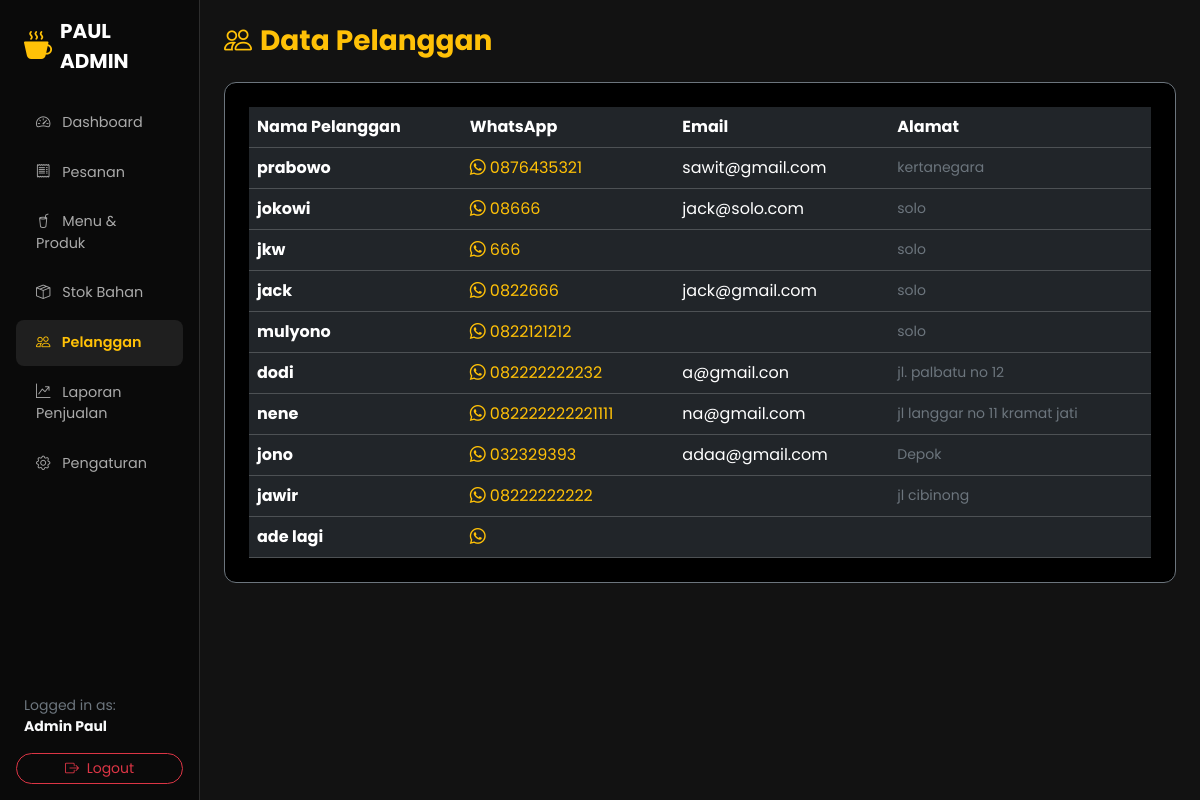
The app's page /admin/index.php?page=pelanggan (signed in) with its own data.
### tables this page shows
CREATE TABLE `pelanggan` (
  `id` int(11) NOT NULL,
  `nama` varchar(100) NOT NULL,
  `whatsapp` varchar(20) NOT NULL,
  `email` varchar(100) DEFAULT NULL,
  `alamat` text DEFAULT NULL,
  `created_at` timestamp NOT NULL DEFAULT current_timestamp()
);

### admin/admin_modules/pelanggan.php (the view)
<?php
$pelanggan = (isset($conn) && $conn) ? mysqli_query($conn, "SELECT * FROM pelanggan ORDER BY id DESC") : false;
?>
<h3 class="fw-bold text-warning mb-4"><i class="bi bi-people me-2"></i>Data Pelanggan</h3>
<div class="card card-custom p-4 bg-black text-light border-secondary">
    <div class="table-responsive">
        <table class="table table-dark align-middle mb-0">
            <thead>
                <tr>
                    <th>Nama Pelanggan</th>
                    <th>WhatsApp</th>
                    <th>Email</th>
                    <th>Alamat</th>
                </tr>
            </thead>
            <tbody>
                <?php if ($pelanggan && mysqli_num_rows($pelanggan) > 0): ?>
                    <?php while ($c = mysqli_fetch_assoc($pelanggan)): ?>
                    <tr>
                        <td class="fw-bold"><?= htmlspecialchars($c['nama']); ?></td>
                        <td>
                            <a href="https://wa.me/<?= preg_replace('/[^0-9]/', '', $c['whatsapp']); ?>" target="_blank" class="text-warning text-decoration-none">
                                <i class="bi bi-whatsapp me-1"></i><?= htmlspecialchars($c['whatsapp']); ?>
                            </a>
                        </td>
                        <td><?= htmlspecialchars($c['email'] ?? '-'); ?></td>
                        <td class="small text-secondary"><?= htmlspecialchars($c['alamat'] ?? '-'); ?></td>
                    </tr>
                    <?php endwhile; ?>
                <?php else: ?>
                    <tr>
                        <td colspan="4" class="text-center text-secondary py-3">Belum ada data pelanggan tersimpan.</td>
                    </tr>
                <?php endif; ?>
            </tbody>
        </table>
    </div>
</div>

### admin/index.php (style rules this page uses)
body { font-family: 'Poppins', sans-serif; background-color: #121212; color: #f8f9fa; }
.card-custom { background-color: #1a1a1a; border: 1px solid #2d2d2d; border-radius: 12px; }

### records on screen
pelanggan: nama "prabowo", whatsapp "0876435321", email "sawit@gmail.com", alamat "kertanegara"
pelanggan: nama "jokowi", whatsapp "08666", email "jack@solo.com", alamat "solo"
pelanggan: nama "jkw", whatsapp "666", alamat "solo"
pelanggan: nama "jack", whatsapp "0822666", email "jack@gmail.com", alamat "solo"
pelanggan: nama "mulyono", whatsapp "0822121212", alamat "solo"
pelanggan: nama "dodi", whatsapp "082222222232", email "a@gmail.con", alamat "jl. palbatu no 12"
pelanggan: nama "nene", whatsapp "082222222221111", email "na@gmail.com", alamat "jl langgar no 11 kramat jati"
pelanggan: nama "jono", whatsapp "032329393", email "adaa@gmail.com", alamat "Depok"
pelanggan: nama "jawir", whatsapp "08222222222", alamat "jl cibinong"
pelanggan: nama "ade lagi"

### other values on screen
$_SESSION['admin_nama'] "Admin Paul"
